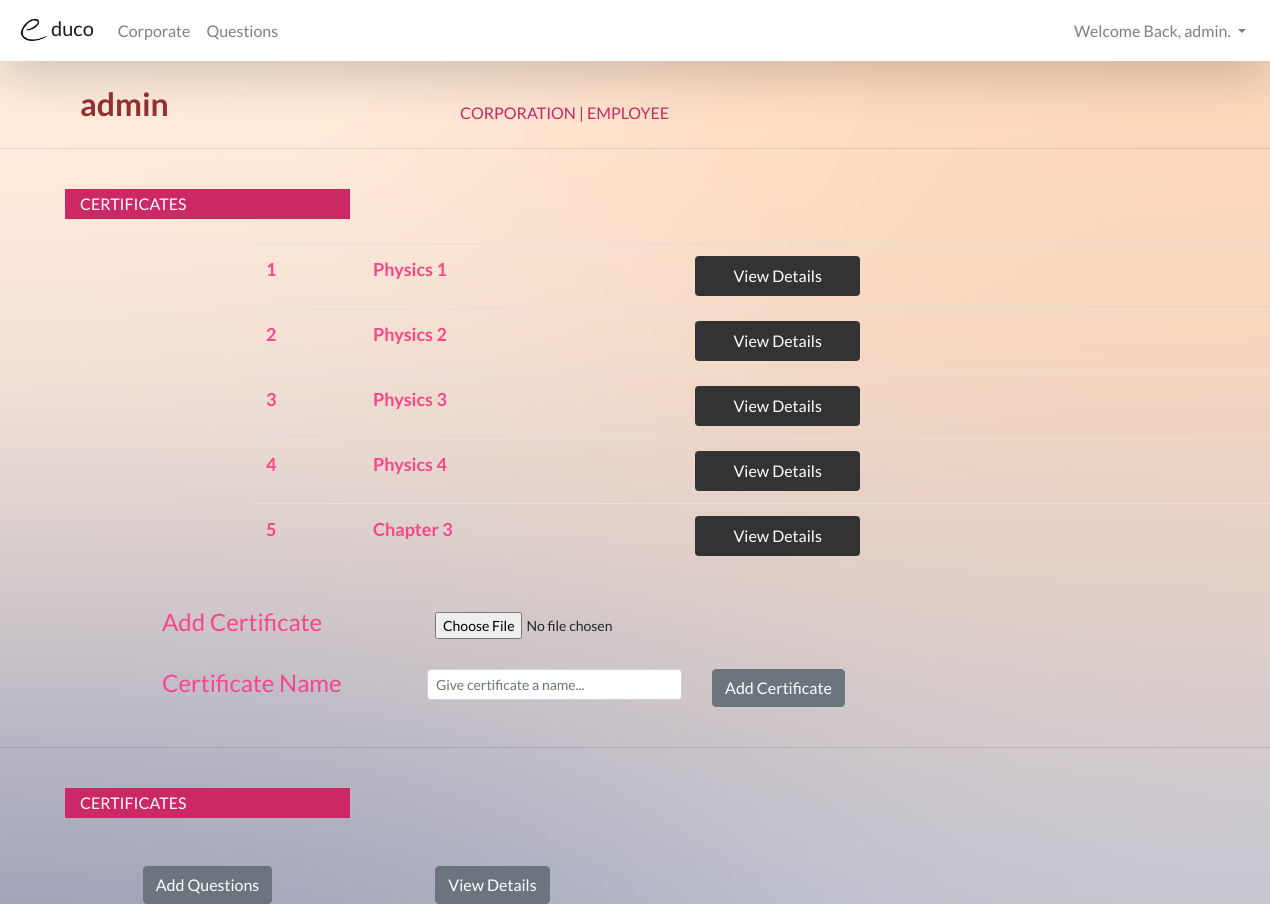
The app's page /website/corporate/corporate_main_menu.php (signed in) with its own data.
### tables this page shows
CREATE TABLE `certificate` (
  `Cert_No` int(10) NOT NULL,
  `Corp_ID` int(10) NOT NULL,
  `Cert_File` varchar(255) NOT NULL,
  `Cert_Name` varchar(50) DEFAULT NULL
);

### website/corporate/corporate_main_menu.php (the view, shortened to what this page needs)
<!DOCTYPE html>
<html>
<head>
<?php include($_SERVER["DOCUMENT_ROOT"].'/template/header.php'); ?>
</head>
<body>
<?php include($_SERVER["DOCUMENT_ROOT"].'/template/corporatenavbar.php'); ?>
<br/>
<div class="container">
  <div class="row">
    <div class="col-lg-4">
      <h4 class="float-left" style="font-size: 2em; color: #953031; font-weight: bold;">
      <?php echo $_SESSION['user']; ?>
      </h4>
    </div>
    <div class="col-lg-8">
      <h4 class="float-left" style="font-size: 1em; color: #CC2865; padding-top: 18px;">
      CORPORATION | EMPLOYEE
      </h4>
    </div>
  </div>
</div>
<hr/><br/>
<div class="container">
  <div class="row">
    <div class="col-sm-3" style="background-color: #CC2865; color: white; text-align: center; padding-top: 3px; height: 30px;">
      <p class="float-left">CERTIFICATES</p>
    </div>
  </div>
</div>
<br/>
<table class="table table-hover" style="margin-left: 20%; width: 80%;">
  <tbody style="color: #F7478A; font-size: 18px; font-weight: bold;">
<?php
$conn = mysqli_connect('localhost','root','','educo');
$sql = "SELECT Cert_No,Cert_Name FROM certificate";
$result = mysqli_query($conn, $sql);
while($row = mysqli_fetch_array($result))
{
  echo "<tr>";
  echo "<td>" . $row['Cert_No'] . "</td>";
  echo "<td>" . $row['Cert_Name'] . "</td>";
  echo "<td>";
  echo "<button class= btn btn-primary style='width: 165px; height: 40px; color: white; background-color:       #333333;'onclick=\"window.location.href='corporate_certificate_performance.php?id=".$row['Cert_No']."'\">View Details</button></td>";
  echo "</tr>";
  }
  echo "</table>";
?>
<br/>
  <form method="post" action="add_certificate_function.php" enctype="multipart/form-data">
    <div class="container" style="margin-left: 10%;">
      <div class="row">
        <div class="col-3">
          <h4 style="color: #F7478A; font-size: 1.5em; text-indent: 20px;">Add Certificate</h4>
        </div>
        <div class="col-3">
            <input type="file" id="fileupload" name="fileupload" class="form-control-file form-control-sm">
        </div>
      </div>
      <br/>
      <div class="row">
        <div class="col-3">
          <h4 style="color: #F7478A; font-size: 1.5em; text-indent: 20px;">Certificate Name</h4>
        </div>
        <div class="col-3">
            <input type="text" id="certname" name="certname" required="required" placeholder="Give certificate a name..." class="form-control form-control-sm">
        </div>
        <div class="col-2">
            <button type="submit" class="btn btn-secondary">Add Certificate</button>
        </div>
      </div>
    </div>
  </form>
<br/><hr/><br/>
<div class="container">
  <div class="row">
    <div class="col-sm-3" style="background-color: #CC2865; color: white; text-align: center; padding-top: 3px; height: 30px;">
      <p class="float-left">CERTIFICATES</p>
    </div>
  </div>
<br/><br/>
<center>
  <div class="row">
    <div class="col-3">
      <button onclick="window.location.href='add_question_corporate.php'" class="btn btn-secondary">Add Questions</button>
    </div>
    <div class="col-3">
      <button onclick="window.location.href='/website/questions/view_questions.php?role=corporate'" class="btn btn-secondary">View Details</button>
    </div>
  </div>
</center>
</div>
</body>
</html>

### template/header.php (style rules this page uses)
body { font-family: 'Lato' !important; background-color: #FAFAFA !important; }

### website/corporate/corporate_main_menu.php (style rules this page uses)
body { background-image: url("/pictures/Corporate Background.png"); background-repeat: no-repeat; background-size: 100%; }

### records on screen
certificate: Cert_No "1", Cert_Name "Physics 1"
certificate: Cert_No "2", Cert_Name "Physics 2"
certificate: Cert_No "3", Cert_Name "Physics 3"
certificate: Cert_No "4", Cert_Name "Physics 4"
certificate: Cert_No "5", Cert_Name "Chapter 3"

### other values on screen
$_SESSION['user'] "admin"
